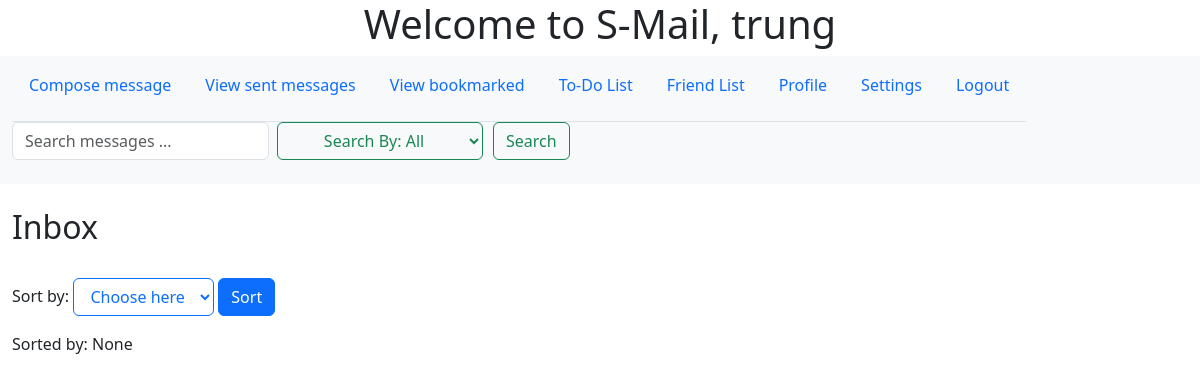
/mainpage (signed in), run on an earlier commit of the app's database.
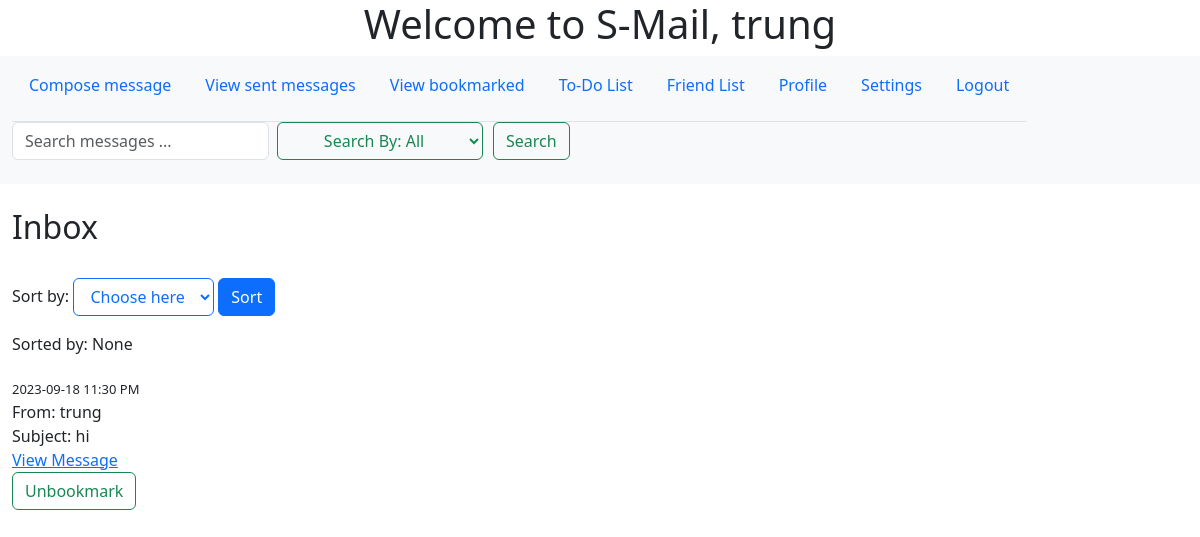
And on a later commit of the database.
### app/models.py (models this page shows, shortened)
class Message(db.Model):
    id = db.Column(db.Integer, primary_key=True)
    sender_id = db.Column(db.Integer, db.ForeignKey('user.id'), nullable=False)
    recipient_id = db.Column(db.Integer, db.ForeignKey('user.id'), nullable=False)
    subject = db.Column(db.String(100), nullable=False)
    body = db.Column(db.String(500), nullable=False)
    timestamp = db.Column(db.DateTime, default=datetime.now())
    bookmark = db.Column(db.Boolean, default=False)
    sender = db.relationship('User', foreign_keys=[sender_id])
    recipient = db.relationship('User', foreign_keys=[recipient_id])

class User(db.Model, UserMixin):
    id = db.Column(db.Integer, primary_key=True)
    username = db.Column(db.String(32), nullable=False)
    password = db.Column(db.String(32), nullable=False)
    email = db.Column(db.String(100), nullable=False)
    bio = db.Column(db.String(100), nullable = False, default = '')
    name = db.Column(db.String(32), nullable = False, default = '')
    friends = db.relationship('Friend', backref='user', lazy='dynamic')

### app/routes.py (the view)
@myapp_obj.route("/mainpage", methods=['GET', 'POST'])
@login_required #needs to be logged in to access this page
def mainpage():
    sort_by = request.form.get("sort")
    asc = Message.query.filter_by(recipient=current_user).order_by(Message.timestamp.asc()).all()
    des = Message.query.filter_by(recipient=current_user).order_by(Message.timestamp.desc()).all()
    return render_template('mainpage.html', sort_by=sort_by, des=des, asc=asc,name=current_user.username)

### app/models.py (called while the page is built)
@login_manager.user_loader
def load_user(user_id):
    return User.query.get(int(user_id))

### app/templates/mainpage.html (shortened to what this page needs)
<html>
    <head>
        <link rel="stylesheet" href="{{ url_for('static', filename='mainpage.css') }}">
        <link href="https://cdn.jsdelivr.net/npm/bootstrap@5.3.0-alpha3/dist/css/bootstrap.min.css" rel="stylesheet">
    </head>
    <body>
        <h1>Welcome to S-Mail, {{ name }}</h1>
        <nav class="navbar bg-body-tertiary">
            <div class="container-fluid">
                <ul class="nav nav-tabs">
                    <li><form action="{{ url_for('compose') }}" method="post">
                        <button class="nav-link" type="submit">Compose message</button>
                    </form></li>
                    <li><form action="{{ url_for('sent') }}">
                        <button class="nav-link" type="submit">View sent messages</button>
                    </form></li>
                    <li><form action="{{ url_for('view_bookmark') }}">
                        <button class="nav-link" type="submit">View bookmarked</button>
                    </form></li>
                    <li class ="nav-item"><form action="{{ url_for('todo') }}" method="post">
                        <button class="nav-link" type="submit">To-Do List</button>
                    </form></li>
                    <li class ="nav-item"><form action="{{ url_for('friend_list') }}" method="post">
                    <button class="nav-link" type="submit">Friend List</button>
                    </form></li>
                    <li class ="nav-item"><form action="{{ url_for('profile') }}" method="post">
                        <button class ="nav-link"type="submit">Profile</button>
                  </form></li>
                    <li><form action="{{ url_for('settings') }}">
                        <button class="nav-link" type="submit">Settings</button>
                    </form></li>
                    <li class ="nav-item"><form action="{{ url_for('logout') }}" method="post">
                        <button class="nav-link" type="submit">Logout</button>
                    </form></li>
                </ul>
                <form class="d-flex" action="{{ url_for('search_results') }}" method="get">
                    <input class="form-control me-2" type="text" name="query" id="search_query" placeholder="Search messages ..." aria-label="Search">
                    <div class = "search">
                    <form method="get" action="{{ url_for('search_results') }}">
                    <select class="btn btn-outline-success" name="search_by">
                      <option value="" selected="selected">Search By: All</option>
                    </select>
                </div>
                    <button class="btn btn-outline-success" type="submit">Search</button>
                    </form>
            </div>
          </nav>
        <br>
        <div class="container-fluid">
        <h2>Inbox</h2>
        <br>
        <form method="post" action="{{ url_for('mainpage') }}">
            <label>Sort by:</label>
            <select class = "btn btn-outline-primary" name = "sort">
                <option class = "btn btn-light" value="" selected="selectd" hidden="hidden">Choose here</option>
            </select>
            <button class="btn btn-primary" type="submit">Sort</button>
        </form>
        Sorted by: {{ sort_by }}
        <br><br>
        <tbody>
            {%if sort_by == 'Newest first'%}
            {% for message in des %}
                <tr>
                    <td>From: {{ message.sender.username }}</td>
                    <br>
                    <td>{{ message.subject }}</td>
                    <br>
                    <td><a href="{{ url_for('message', message_id=message.id) }}">View Message</a></td>
                    <br>
                    <td>
                        {% if message.bookmark %}
                            <form method="post" action="{{ url_for('unbookmark', message_id=message.id) }}">
                                <button class="btn btn-outline-success" type="submit">Unbookmark</button>
                            </form>
                        {% else %}
                            <form method="post" action="{{ url_for('bookmark', message_id=message.id) }}">
                                <button class="btn btn-outline-sucess" type="submit">Bookmark</button>
                            </form>
                        {% endif %}
                    </td>
                    <br>
                </tr>
            {% endfor %}
            {%else%}
            {% for message in asc %}
                <tr>
                    <time>{{ message.timestamp.strftime('%Y-%m-%d %I:%M %p') }}</time>
                    <br>
                    <td>From: {{ message.sender.username }}</td>
                    <br>
                    <td>Subject: {{ message.subject }}</td>
                    <br>
                    <td><a href="{{ url_for('message', message_id=message.id) }}">View Message</a></td>
                    <br>
                    <td>
                        {% if message.bookmark %}
                            <form method="post" action="{{ url_for('unbookmark', message_id=message.id) }}">
                                <button class="btn btn-outline-success" type="submit">Unbookmark</button>
                            </form>
                        {% else %}
                            <form method="post" action="{{ url_for('bookmark', message_id=message.id) }}">
                                <button class="btn btn-outline-success" type="submit">Bookmark</button>
                            </form>
                        {% endif %}
                    </td>
                    <br>
                </tr>
            {% endfor %}
             {% endif %}
        </tbody>
    </div>
    </body>
</html>

### app/static/mainpage.css (style rules this page uses)
time { font-size: 13px; }
h1 { text-align: center; }
.search { margin-right: 10px; }

What changed in the data, as far as the page shows it:
added Message: timestamp "2023-09-18 11:30 PM", sender.username "trung", subject "hi"
